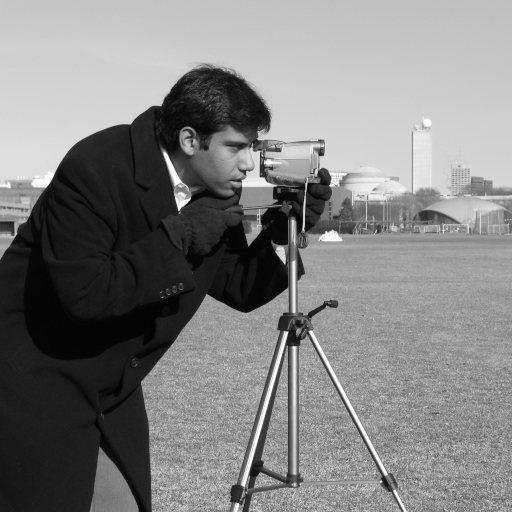
#> input picture skimage.data.camera(), 512 x 512 px
$ python lab6.py
#> lines starting #> are read from the running program, lines starting #| are printed output that depends on the picture

import csv
import sys
import zlib

import numpy as np
import matplotlib.pyplot as plt
from skimage.data import camera
from skimage.io import imread, imsave
from skimage.metrics import structural_similarity


Q50 = np.array([
    [16, 11, 10, 16, 24, 40, 51, 61],
    [12, 12, 14, 19, 26, 58, 60, 55],
    [14, 13, 16, 24, 40, 57, 69, 56],
    [14, 17, 22, 29, 51, 87, 80, 62],
    [18, 22, 37, 56, 68, 109, 103, 77],
    [24, 35, 55, 64, 81, 104, 113, 92],
    [49, 64, 78, 87, 103, 121, 120, 101],
    [72, 92, 95, 98, 112, 100, 103, 99]
], dtype=np.float64)


def dct_matrix(N=8):
#> called with N = 8
    D = np.zeros((N, N))
    for k in range(N):
        a = np.sqrt(1 / N) if k == 0 else np.sqrt(2 / N)
        for n in range(N):
            D[k, n] = a * np.cos(
                np.pi * (2 * n + 1) * k / (2 * N)
            )
    return D


D = dct_matrix()


def dct2(block):
    return D @ block @ D.T


def idct2(coeffs):
    return D.T @ coeffs @ D


def qtable(q):
    q = max(1, min(99, int(q)))
    S = 5000 / q if q < 50 else 200 - 2 * q
    return np.clip(np.floor((S * Q50 + 50) / 100), 1, 255)


def load_gray(path=None):
    if path:
        img = imread(path, as_gray=True)
        if img.max() <= 1:
            img = img * 255
    else:
        img = camera()
#> img is the input picture: shape (512, 512); min 0, max 255, mean 129.1

    img = np.asarray(img, dtype=np.float64)
    h = (img.shape[0] // 8) * 8
#> h = 512
    w = (img.shape[1] // 8) * 8
#> w = 512
    return np.clip(img[:h, :w], 0, 255).round().astype(np.uint8)


def blockify(img):
    h, w = img.shape
#> h = 512; w = 512
    return (
        img.reshape(h // 8, 8, w // 8, 8)
        .transpose(0, 2, 1, 3)
        .reshape(-1, 8, 8)
    )


def unblockify(blocks, h, w):
#> called with blocks = array of shape (4096, 8, 8), h = 512, w = 512
    return (
        blocks.reshape(h // 8, w // 8, 8, 8)
        .transpose(0, 2, 1, 3)
        .reshape(h, w)
    )
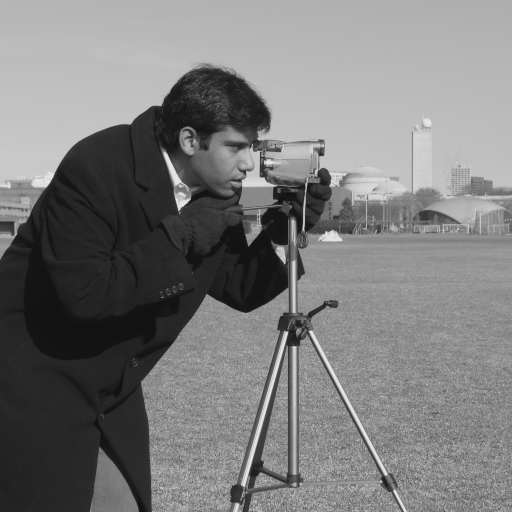
#> returned value: shape (512, 512) float64; min -146.8, max 158.4, mean 1.1; drawn with min black and max white


def encode(img, q):
    Q = qtable(q)
    blocks = blockify(img.astype(np.float64) - 128)
    coeffs = np.array([
        np.round(dct2(block) / Q) for block in blocks
    ])
    return coeffs.astype(np.int16), Q


def decode(coeffs, Q, h, w):
    blocks = np.array([
        idct2(block.astype(np.float64) * Q)
        for block in coeffs
    ])
    img = unblockify(blocks, h, w) + 128
    return np.clip(img, 0, 255).round().astype(np.uint8)


def psnr(original, reconstructed):
    a = original.astype(np.float64)
    b = reconstructed.astype(np.float64)
    mse = np.mean((a - b) ** 2)
#> mse = 35.74
    if mse == 0:
        return float("inf")
    return float(10 * np.log10(255 ** 2 / mse))


def ssim(original, reconstructed):
    return float(structural_similarity(
        original, reconstructed, data_range=255
    ))


def compressed_size(coeffs):
    return len(zlib.compress(coeffs.tobytes(), level=9))


def run_tests():
    print("ЛАБОРАТОРНА РОБОТА №6 — JPEG-lite")

    assert np.allclose(D @ D.T, np.eye(8), atol=1e-12)
    print("[OK] Базис DCT ортогональний")

    block = np.arange(64, dtype=float).reshape(8, 8)
    error = np.max(np.abs(block - idct2(dct2(block))))
    assert error < 1e-10
    print(f"[OK] Зворотне DCT, похибка: {error:.3e}")

    assert np.array_equal(qtable(50), Q50)
    print("[OK] Таблиця qtable(50) збігається з Q50")

    img = load_gray()
    coeffs, Q = encode(img, 50)
    restored = decode(coeffs, Q, *img.shape)
    assert restored.shape == img.shape
    print("[OK] Кодер і декодер працюють")
    print(f"PSNR: {psnr(img, restored):.2f} dB")
#| PSNR: 32.60 dB
    print(f"SSIM: {ssim(img, restored):.4f}")
#| SSIM: 0.9140


def main():
    run_tests()

    input_path = sys.argv[1] if len(sys.argv) > 1 else None
    original = load_gray(input_path)
    h, w = original.shape
#> h = 512; w = 512
    raw_size = h * w
#> raw_size = 262144
    qualities = [95, 90, 75, 50, 30, 15, 5]
    results = []

    print("\nРезультати стиснення")
    print("q | байти | PSNR | SSIM | нульові коефіцієнти")

    for q in qualities:
        coeffs, Q = encode(original, q)
        restored = decode(coeffs, Q, h, w)

        size = compressed_size(coeffs)
        p = psnr(original, restored)
        s = ssim(original, restored)
        zero_percent = 100 * (
            1 - np.count_nonzero(coeffs) / coeffs.size
        )

        imsave(f"q{q:02d}.png", restored, check_contrast=False)

        results.append({
            "quality": q,
            "bytes": size,
            "compression_ratio": round(raw_size / max(size, 1), 3),
            "zero_coefficients_percent": round(zero_percent, 2),
            "PSNR_dB": round(p, 3),
            "SSIM": round(s, 5)
        })

        print(
            f"{q:2d} | {size:6d} | {p:6.2f} | "
            f"{s:.4f} | {zero_percent:.1f}%"
        )
#> this loop made 7 passes
#> (size, mse in psnr, p, s, zero_percent) on passes 1 to 7: (124228, 2.01, 45.09, 0.99, 57.33), (91292, 6.01, 40.34, 0.979, 68.69), (56743, 20.19, 35.08, 0.948, 81.34), (38045, 35.74, 32.6, 0.914, 87.96), (27688, 48.67, 31.26, 0.884, 91.46), (17230, 73.17, 29.49, 0.826, 94.91), (6913, 151.8, 26.32, 0.709, 97.57)
#| 95 | 124228 |  45.09 | 0.9905 | 57.3%
#| 90 |  91292 |  40.34 | 0.9795 | 68.7%
#| 75 |  56743 |  35.08 | 0.9484 | 81.3%
#| 50 |  38045 |  32.60 | 0.9140 | 88.0%
#| 30 |  27688 |  31.26 | 0.8837 | 91.5%
#| 15 |  17230 |  29.49 | 0.8263 | 94.9%
#|  5 |   6913 |  26.32 | 0.7086 | 97.6%
#> after the loop, results = 7 items

    with open("results.csv", "w", newline="", encoding="utf-8-sig") as f:
        writer = csv.DictWriter(f, fieldnames=results[0].keys())
        writer.writeheader()
        writer.writerows(results)

    fig, axes = plt.subplots(1, 3, figsize=(14, 4))

    axes[0].plot(
        [r["quality"] for r in results],
        [r["bytes"] for r in results], marker="o"
    )
    axes[0].set_title("Розмір файлу")
    axes[0].set_ylabel("Байт")

    axes[1].plot(
        [r["quality"] for r in results],
        [r["PSNR_dB"] for r in results], marker="o"
    )
    axes[1].set_title("PSNR")
    axes[1].set_ylabel("дБ")

    axes[2].plot(
        [r["quality"] for r in results],
        [r["SSIM"] for r in results], marker="o"
    )
    axes[2].set_title("SSIM")
    axes[2].set_ylabel("Значення")

    for ax in axes:
        ax.set_xlabel("Якість q")
        ax.grid(True)

    fig.suptitle("JPEG-lite: розмір і якість")
    fig.tight_layout()
    fig.savefig("curve.png", dpi=150)
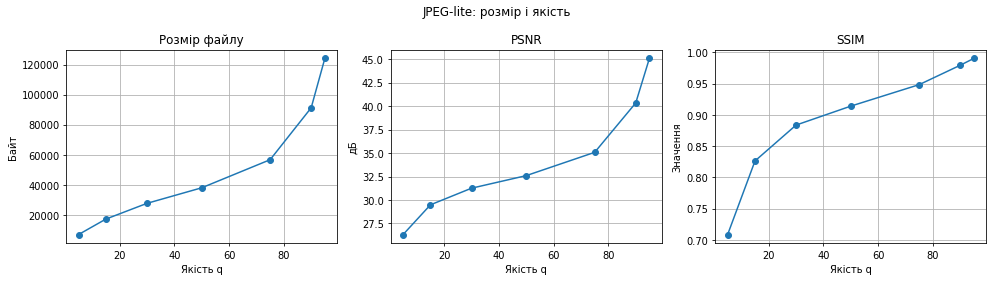
#> figure drawn by matplotlib, 3 panels
    plt.close(fig)

    print("\nСтворено curve.png, results.csv та зображення q95.png–q05.png.")
    print("Для власного зображення: python lab6.py photo.png")


if __name__ == "__main__":
    main()
